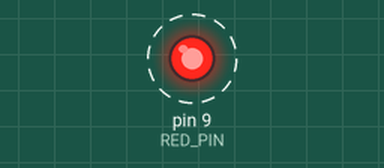
A sketch run on a simulated Arduino Uno, built with avr-gcc and run on an emulated ATmega328P. Shown: output pins drawn as LEDs (lit = HIGH). Dashed ring = blinking.

Above: at 0.2 s.
Timing chart, 0 to 4.6 s (numbered marks = the images above):
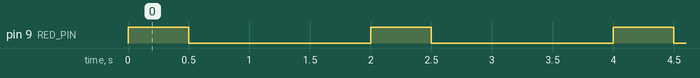

Measured:
- by itself, pin 9 (RED_PIN): alternates HIGH for 0.50 s and LOW for 1.5 s

The sketch:

sketch_oct13a.ino
```cpp
#define RED_PIN 9
#define BLUE_PIN 12

void setup() {
  pinMode(RED_PIN, OUTPUT);
}

void loop() {
  digitalWrite(RED_PIN, HIGH);
  delay(500);
  digitalWrite(RED_PIN, LOW);
  delay(500);
  digitalWrite(BLUE_PIN, HIGH);
  delay(500);
  digitalWrite(BLUE_PIN, LOW);
  delay(500);
}
```
